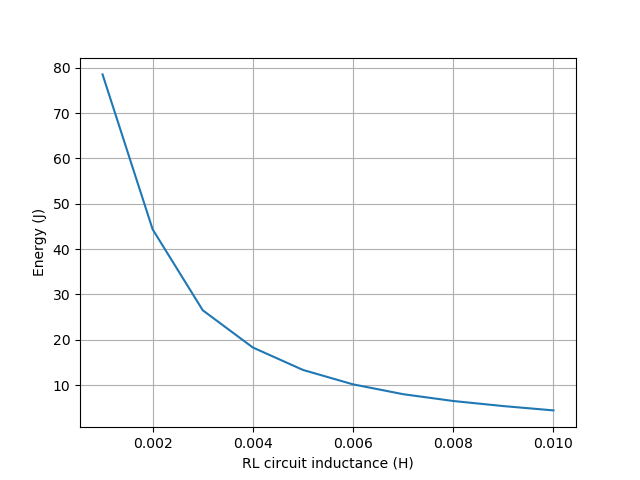

Recreate this plot in Python.
import ltspice
import matplotlib.pyplot as plt
import numpy as np
import os

l = ltspice.Ltspice(os.path.dirname(__file__)+'/energy_calc.raw') 
l.parse() 

energy_R1 = []

for i in range(l.c_number): # Iteration in simulation cases 
    time = l.getTime(i)
    I_R1 = l.getData('I(R1)',i)
    R1 = 1
    power_R1 = R1 * I_R1 * I_R1 # Calc dissipated power from R1 from 0 to 5ms
    a = ltspice.integrate(time, power_R1, [0, 5e-3])
    energy_R1.append(a)
    
cond = np.linspace(1e-3, 10e-3, 10) #Simulation condition written in .asc file

plt.xlabel("RL circuit inductance (H)")
plt.ylabel("Energy (J)")
plt.grid()
plt.plot(cond, energy_R1)
plt.show()
    
